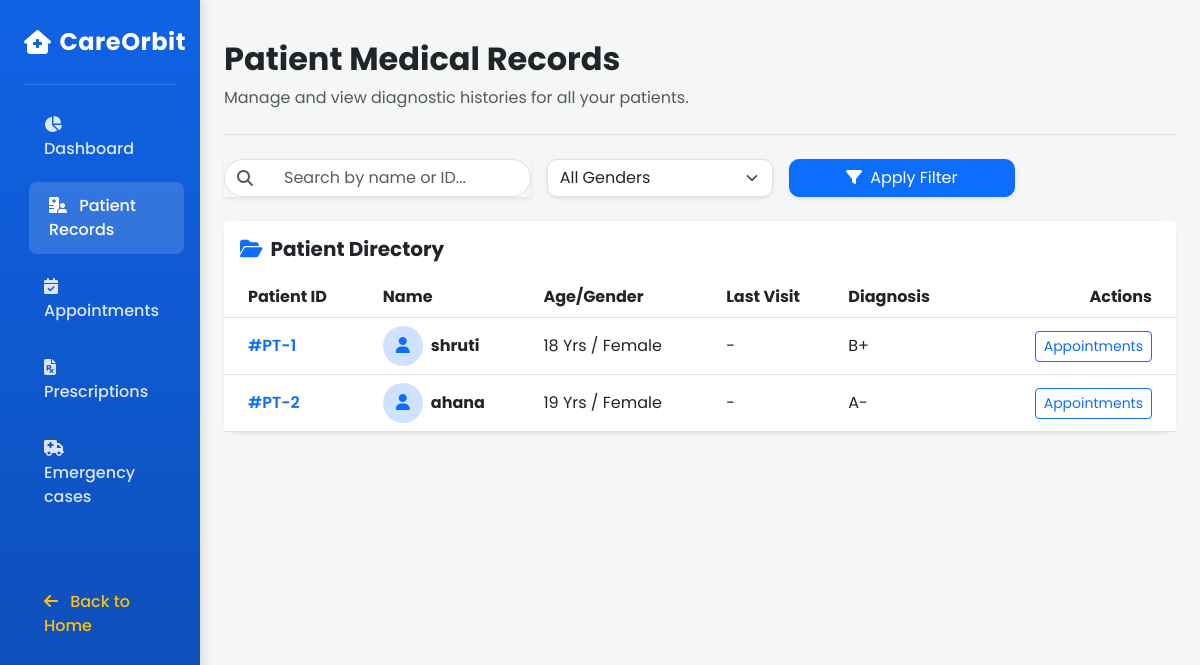
Page /patient-records on the earlier database version.
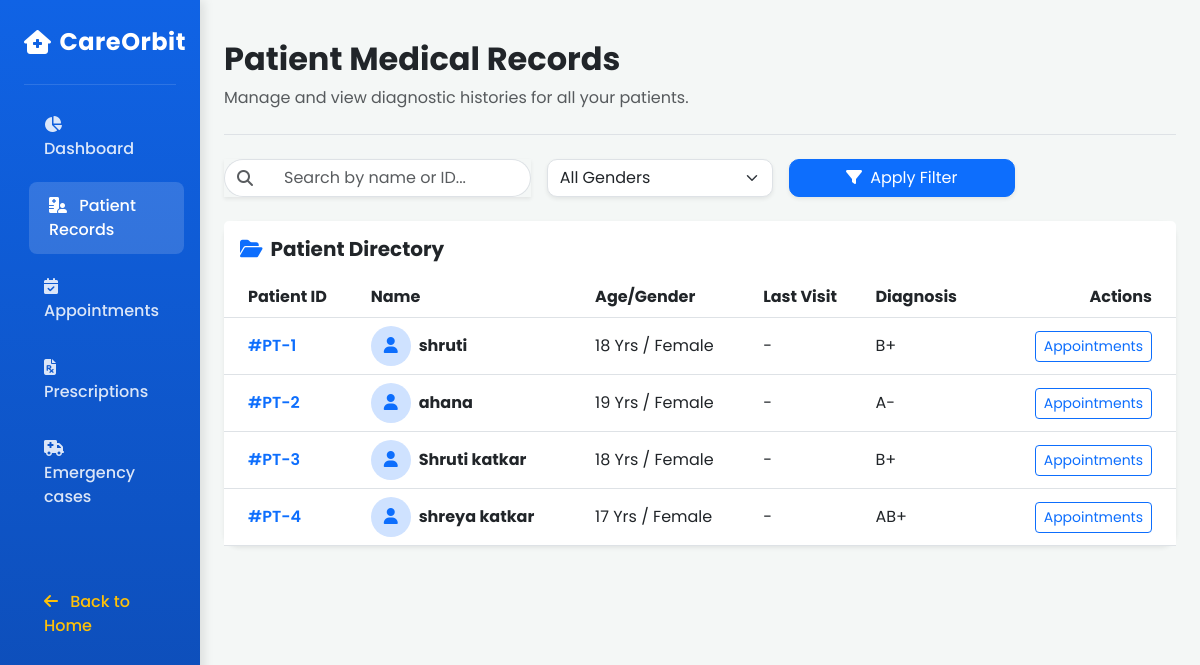
Same page on the later database version.
### models.py (models this page shows)
class Patient(db.Model):
    id = db.Column(db.Integer, primary_key=True)
    full_name = db.Column(
        db.String(150),
        nullable=False
    )
    email = db.Column(
        db.String(150),
        unique=True,
        nullable=False
    )
    password = db.Column(
        db.String(255),
        nullable=False
    )
    age = db.Column(
        db.Integer,
        nullable=False
    )
    gender = db.Column(
        db.String(20),
        nullable=False
    )
    phone = db.Column(
        db.String(20),
        nullable=True
    )
    blood_group = db.Column(
        db.String(10),
        nullable=True
    )
    address = db.Column(
        db.Text,
        nullable=True
    )
    medical_history = db.Column(
        db.Text,
        nullable=True
    )

### app.py (the view)
@app.route("/patient-records")
def patient_records():
    patients = Patient.query.all()
    for p in patients:
        print(
            "ID:",
            p.id,
            "Name:",
            p.full_name
        )
    return render_template(
        "patient_records.html",
        patients=patients
    )

### templates/patient_records.html (shortened to what this page needs)
<!DOCTYPE html>
<html lang="en">
<head>
    <link href="https://cdn.jsdelivr.net/npm/bootstrap@5.3.0/dist/css/bootstrap.min.css" rel="stylesheet">
    <link rel="stylesheet" href="https://cdnjs.cloudflare.com/ajax/libs/font-awesome/6.4.0/css/all.min.css">
</head>
<body>
<div class="container-fluid">
    <div class="row">
        <nav class="col-md-3 col-lg-2 d-md-block sidebar collapse p-4">
            <div class="sidebar-brand d-flex align-items-center mb-4">
                <i class="fa-solid fa-house-medical me-2"></i>
                <span>CareOrbit</span>
            </div>
            <hr class="text-white-50">
            <ul class="nav flex-column gap-1">
                <li class="nav-item">
                    <a class="nav-link" href="/doctor-dashboard"><i class="fa-solid fa-chart-pie me-2"></i> Dashboard</a>
                </li>
                <li class="nav-item">
                    <a class="nav-link active" href="{{url_for('patient_records')}}"><i class="fa-solid fa-hospital-user me-2"></i> Patient Records</a>
                </li>
                <li class="nav-item">
                    <a class="nav-link" href="{{url_for('doctor_appointments_list')}}"><i class="fa-solid fa-calendar-check me-2"></i> Appointments</a>
                </li>
                <li class="nav-item">
                    <a class="nav-link" href="#"><i class="fa-solid fa-file-prescription me-2"></i> Prescriptions</a>
                </li>
                <li class="nav-item">
                    <a class="nav-link" href="#"><i class="fa-solid fa-truck-medical me-2"></i> Emergency cases</a>
                </li>
                <li class="nav-item mt-5">
                    <a class="nav-link text-warning" href="/"><i class="fa-solid fa-arrow-left me-2"></i> Back to Home</a>
                </li>
            </ul>
        </nav>
        <main class="col-md-9 ms-sm-auto col-lg-10 px-md-4 py-4">
            <div class="d-flex justify-content-between flex-wrap flex-md-nowrap align-items-center pt-3 pb-2 mb-4 border-bottom">
                <div>
                    <h1 class="h2 fw-bold text-dark">Patient Medical Records</h1>
                    <p class="text-muted">Manage and view diagnostic histories for all your patients.</p>
                </div>
            </div>
            <div class="row g-3 mb-4">
                <div class="col-md-6 col-lg-4">
                    <div class="input-group shadow-sm">
                        <span class="input-group-text bg-white border-end-0" style="border-radius: 30px 0 0 30px;"><i class="fa-solid fa-magnifying-glass text-muted"></i></span>
                        <input type="text" class="form-control border-start-0 search-bar" style="border-radius: 0 30px 30px 0;" placeholder="Search by name or ID...">
                    </div>
                </div>
                <div class="col-md-3">
                    <select class="form-select shadow-sm" style="border-radius: 10px;">
                        <option selected>All Genders</option>
                    </select>
                </div>
                <div class="col-md-3">
                    <button class="btn btn-primary w-100 shadow-sm" style="border-radius: 10px;"><i class="fa-solid fa-filter me-1"></i> Apply Filter</button>
                </div>
            </div>
            <div class="card record-card shadow-sm">
                <div class="card-header bg-white py-3 border-0">
                    <h5 class="m-0 fw-bold text-dark"><i class="fa-solid fa-folder-open text-primary me-2"></i>Patient Directory</h5>
                </div>
                <div class="card-body p-0">
                    <div class="table-responsive">
                        <table class="table table-hover align-middle mb-0">
                            <thead>
                                <tr>
                                    <th class="ps-4">Patient ID</th>
                                    <th>Name</th>
                                    <th>Age/Gender</th>
                                    <th>Last Visit</th>
                                    <th>Diagnosis</th>
                                    <th class="text-end pe-4">Actions</th>
                                </tr>
                            </thead>
                            <tbody>
{% for patient in patients %}
<tr>
    <td class="ps-4 fw-semibold text-primary">
        #PT-{{ patient.id }}
    </td>
    <td>
        <div class="d-flex align-items-center">
            <div class="avatar me-2 bg-primary-subtle rounded-circle p-2 text-center"
                 style="width:40px;height:40px;">
                <i class="fa-solid fa-user text-primary"></i>
            </div>
            <span class="fw-bold text-dark">
                {{ patient.full_name }}
            </span>
        </div>
    </td>
    <td>{{ patient.age }} Yrs / {{ patient.gender }}</td>
    <td>-</td>
    <td>{{ patient.blood_group or "N/A" }}</td>
    <td class="text-end pe-4">
        <a href="/appointments/{{ patient.id }}"
           class="btn btn-sm btn-outline-primary">
            Appointments
        </a>
    </td>
</tr>
{% endfor %}
</tbody>
                        </table>
                    </div>
                </div>
            </div>
        </main>
    </div>
</div>
</body>
</html>

### templates/patient_records.html (style rules this page uses)
body { font-family: 'Poppins', sans-serif; background-color: #f4f7f6; }
.sidebar { min-height: 100vh; background: linear-gradient(180deg, #1063e5 0%, #0d4bb3 100%); color: white; box-shadow: 4px 0 10px rgba(0,0,0,0.1); }
.sidebar .nav-link { color: rgba(255, 255, 255, 0.85); font-weight: 500; padding: 12px 20px; border-radius: 8px; transition: all 0.3s ease; margin-bottom: 5px; }
.sidebar .nav-link:hover, .sidebar .nav-link.active { color: white; background-color: rgba(255, 255, 255, 0.15); transform: translateX(5px); }
.sidebar-brand { font-size: 1.5rem; font-weight: 700; letter-spacing: 0.5px; }
.record-card { border: none; border-radius: 15px; background: white; transition: transform 0.2s ease, box-shadow 0.2s ease; }
.search-bar { border-radius: 30px; padding-left: 20px; }

Differences in the rows shown:
added Patient: id "3", full_name "Shruti katkar", age "18", gender "Female", blood_group "B+"
added Patient: id "4", full_name "shreya katkar", age "17", gender "Female", blood_group "AB+"
